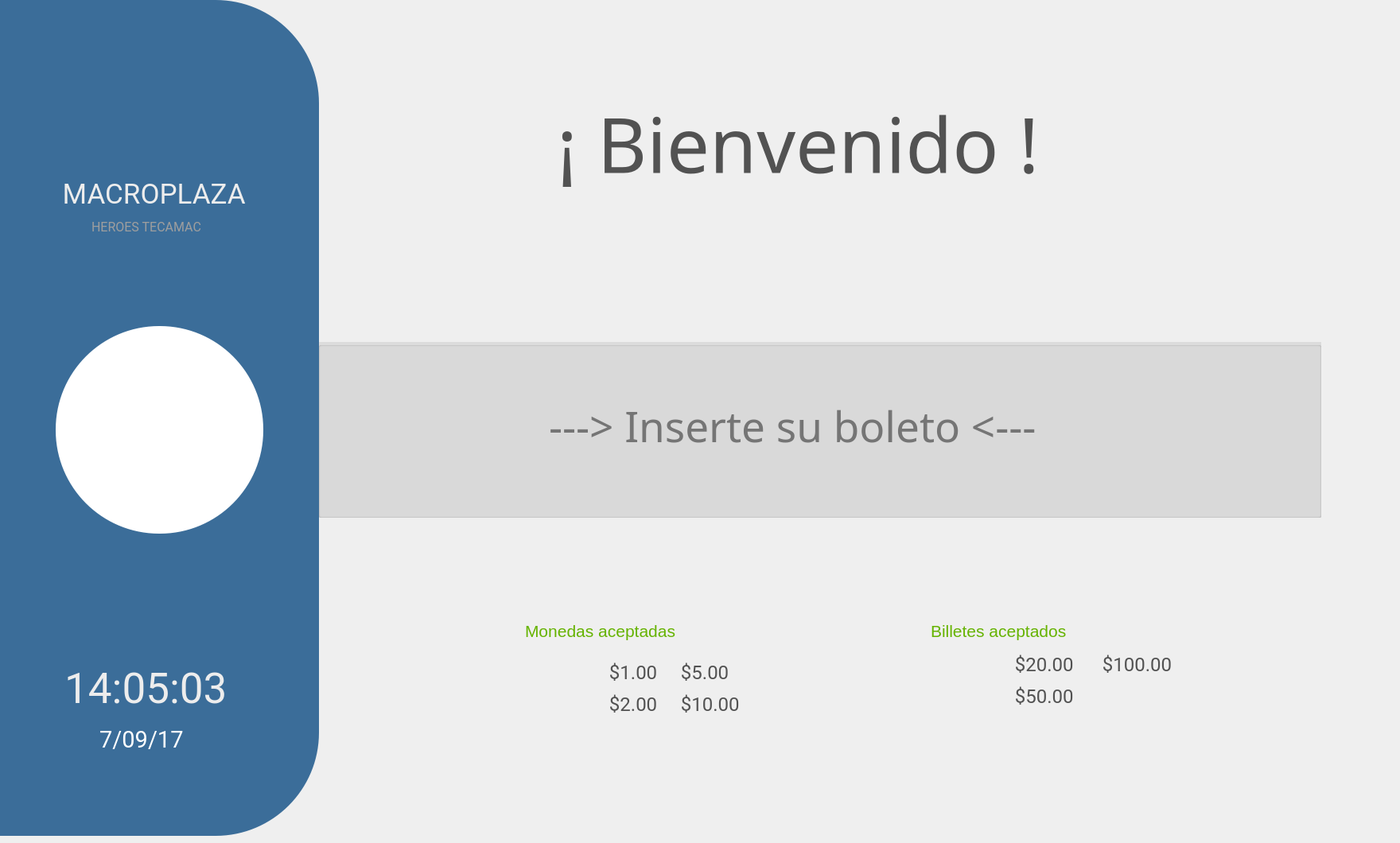
   <widget class="QWidget" name="page_5">
    <widget class="QLabel" name="label">
     <property name="geometry">
      <rect>
       <x>781</x>
       <y>570</y>
       <width>91</width>
       <height>81</height>
      </rect>
     </property>
     <property name="styleSheet">
      <string notr="true">background-color:transparent;</string>
     </property>
     <property name="text">
      <string/>
     </property>
     <property name="pixmap">
      <pixmap>../../../../../../../../../../../../../../../../../../../../../Downloads/image-2017-01-02.png</pixmap>
     </property>
    </widget>
    <widget class="QLabel" name="label_17">
     <property name="geometry">
      <rect>
       <x>700</x>
       <y>110</y>
       <width>1051</width>
       <height>141</height>
      </rect>
     </property>
     <property name="font">
      <font>
       <family>Sans</family>
       <pointsize>72</pointsize>
      </font>
     </property>
     <property name="styleSheet">
      <string notr="true">background-color:transparent;
color:rgb(101, 179, 0);
color:rgb(255, 255, 255);
color:rgb(82, 82, 82)</string>
     </property>
     <property name="text">
      <string>¡ Bienvenido !</string>
     </property>
    </widget>
    <widget class="QGroupBox" name="groupBox_130">
     <property name="geometry">
      <rect>
       <x>-130</x>
       <y>0</y>
       <width>531</width>
       <height>1051</height>
      </rect>
     </property>
     <property name="styleSheet">
      <string notr="true">
background-color:rgb(63, 109, 189);

background-color:rgb(59, 109, 153);
border-radius:130%;</string>
     </property>
     <property name="title">
      <string/>
     </property>
     <widget class="QGroupBox" name="groupBox_45">
      <property name="geometry">
       <rect>
        <x>140</x>
        <y>210</y>
        <width>361</width>
        <height>811</height>
       </rect>
      </property>
      <property name="styleSheet">
       <string notr="true">background-color: rgb(128, 128, 128);
background-color:rgb(99, 119, 163);
background-color:transparent;

border-radius:10%;</string>
      </property>
      <property name="title">
       <string/>
      </property>
      <widget class="QLabel" name="label_98">
       <property name="geometry">
        <rect>
         <x>-29</x>
         <y>-40</y>
         <width>251</width>
         <height>21</height>
        </rect>
       </property>
       <property name="font">
        <font>
         <family>Sans Serif</family>
         <pointsize>16</pointsize>
         <weight>75</weight>
         <italic>false</italic>
         <bold>true</bold>
        </font>
       </property>
       <property name="styleSheet">
        <string notr="true">background-color:transparent;
color:rgb(101, 179, 0)</string>
       </property>
       <property name="text">
        <string/>
       </property>
      </widget>
      <widget class="QWidget" name="layoutWidget_23">
       <property name="geometry">
        <rect>
         <x>50</x>
         <y>600</y>
         <width>248</width>
         <height>111</height>
        </rect>
       </property>
       <layout class="QGridLayout" name="gridLayout_12">
        <item row="0" column="2">
         <spacer name="horizontalSpacer_22">
          <property name="orientation">
           <enum>Qt::Horizontal</enum>
          </property>
          <property name="sizeHint" stdset="0">
           <size>
            <width>40</width>
            <height>20</height>
           </size>
          </property>
         </spacer>
        </item>
        <item row="0" column="3">
         <widget class="QLabel" name="label_22">
          <property name="styleSheet">
           <string notr="true">background-color:transparent;
</string>
          </property>
          <property name="text">
           <string/>
          </property>
         </widget>
        </item>
        <item row="0" column="0">
         <spacer name="horizontalSpacer_43">
          <property name="orientation">
           <enum>Qt::Horizontal</enum>
          </property>
          <property name="sizeHint" stdset="0">
           <size>
            <width>40</width>
            <height>20</height>
           </size>
          </property>
         </spacer>
        </item>
        <item row="0" column="1">
         <widget class="QLabel" name="ltime2">
          <property name="font">
           <font>
            <family>Roboto</family>
            <pointsize>40</pointsize>
            <weight>50</weight>
            <italic>false</italic>
            <bold>false</bold>
           </font>
          </property>
          <property name="styleSheet">
           <string notr="true">background-color:transparent;
color:rgb(237, 237, 237)</string>
          </property>
          <property name="text">
           <string> 14:05:03</string>
          </property>
         </widget>
        </item>
       </layout>
      </widget>
      <widget class="QWidget" name="layoutWidget_8">
       <property name="geometry">
        <rect>
         <x>60</x>
         <y>700</y>
         <width>221</width>
         <height>40</height>
        </rect>
       </property>
       <layout class="QGridLayout" name="gridLayout_21">
        <item row="0" column="2">
         <spacer name="horizontalSpacer_23">
          <property name="orientation">
           <enum>Qt::Horizontal</enum>
          </property>
          <property name="sizeHint" stdset="0">
           <size>
            <width>40</width>
            <height>20</height>
           </size>
          </property>
         </spacer>
        </item>
        <item row="0" column="3">
         <widget class="QLabel" name="label_23">
          <property name="styleSheet">
           <string notr="true">background-color:transparent;
</string>
          </property>
          <property name="text">
           <string/>
          </property>
         </widget>
        </item>
        <item row="0" column="1">
         <widget class="QLabel" name="ldate2">
          <property name="font">
           <font>
            <family>Roboto</family>
            <pointsize>22</pointsize>
            <weight>50</weight>
            <italic>false</italic>
            <bold>false</bold>
           </font>
          </property>
          <property name="styleSheet">
           <string notr="true">background-color:transparent;
color:rgb(255, 255, 255);</string>
          </property>
          <property name="text">
           <string> 7/09/17</string>
          </property>
         </widget>
        </item>
        <item row="0" column="0">
         <spacer name="horizontalSpacer_44">
          <property name="orientation">
           <enum>Qt::Horizontal</enum>
          </property>
          <property name="sizeHint" stdset="0">
           <size>
            <width>40</width>
            <height>20</height>
           </size>
          </property>
         </spacer>
        </item>
       </layout>
      </widget>
      <widget class="QWidget" name="layoutWidget_4">
       <property name="geometry">
        <rect>
         <x>10</x>
         <y>10</y>
         <width>351</width>
         <height>48</height>
        </rect>
       </property>
       <layout class="QGridLayout" name="gridLayout_28">
        <item row="0" column="3">
         <widget class="QLabel" name="label_34">
          <property name="text">
           <string/>
          </property>
         </widget>
        </item>
        <item row="0" column="1">
         <widget class="QLabel" name="nomPlaza_2">
          <property name="font">
           <font>
            <family>Roboto</family>
            <pointsize>26</pointsize>
            <weight>50</weight>
            <bold>false</bold>
           </font>
          </property>
          <property name="styleSheet">
           <string notr="true">background-color:transparent;
color:rgb(101, 179, 0);
color:rgb(237, 237, 237)</string>
          </property>
          <property name="text">
           <string> MACROPLAZA</string>
          </property>
         </widget>
        </item>
        <item row="0" column="2">
         <spacer name="horizontalSpacer_54">
          <property name="orientation">
           <enum>Qt::Horizontal</enum>
          </property>
          <property name="sizeHint" stdset="0">
           <size>
            <width>40</width>
            <height>20</height>
           </size>
          </property>
         </spacer>
        </item>
        <item row="0" column="0">
         <spacer name="horizontalSpacer_55">
          <property name="orientation">
           <enum>Qt::Horizontal</enum>
          </property>
          <property name="sizeHint" stdset="0">
           <size>
            <width>40</width>
            <height>20</height>
           </size>
          </property>
         </spacer>
        </item>
       </layout>
      </widget>
      <widget class="QWidget" name="layoutWidget_30">
       <property name="geometry">
        <rect>
         <x>10</x>
         <y>60</y>
         <width>341</width>
         <height>31</height>
        </rect>
       </property>
       <layout class="QGridLayout" name="gridLayout_29">
        <item row="0" column="1">
         <widget class="QLabel" name="nomLoc_2">
          <property name="font">
           <font>
            <family>Roboto</family>
            <pointsize>12</pointsize>
            <weight>50</weight>
            <italic>false</italic>
            <bold>false</bold>
           </font>
          </property>
          <property name="styleSheet">
           <string notr="true">background-color:transparent;
color:rgb(158, 158, 158)</string>
          </property>
          <property name="text">
           <string>HEROES TECAMAC</string>
          </property>
         </widget>
        </item>
        <item row="0" column="3">
         <widget class="QLabel" name="label_35">
          <property name="text">
           <string/>
          </property>
         </widget>
        </item>
        <item row="0" column="2">
         <spacer name="horizontalSpacer_56">
          <property name="orientation">
           <enum>Qt::Horizontal</enum>
          </property>
          <property name="sizeHint" stdset="0">
           <size>
            <width>40</width>
            <height>20</height>
           </size>
          </property>
         </spacer>
        </item>
        <item row="0" column="0">
         <spacer name="horizontalSpacer_57">
          <property name="orientation">
           <enum>Qt::Horizontal</enum>
          </property>
          <property name="sizeHint" stdset="0">
           <size>
            <width>40</width>
            <height>20</height>
           </size>
          </property>
         </spacer>
        </item>
       </layout>
      </widget>
      <widget class="QLabel" name="label_171">
       <property name="geometry">
        <rect>
         <x>60</x>
         <y>200</y>
         <width>261</width>
         <height>261</height>
        </rect>
       </property>
       <property name="font">
        <font>
         <family>Sans Serif</family>
         <pointsize>8</pointsize>
         <weight>75</weight>
         <bold>true</bold>
        </font>
       </property>
       <property name="styleSheet">
        <string notr="true">background-color: rgb(255, 255, 255);
border-radius:130%;</string>
       </property>
       <property name="lineWidth">
        <number>3</number>
       </property>
       <property name="text">
        <string/>
       </property>
       <property name="textFormat">
        <enum>Qt::PlainText</enum>
       </property>
       <property name="scaledContents">
        <bool>true</bool>
       </property>
      </widget>
      <zorder>label_171</zorder>
      <zorder>label_98</zorder>
      <zorder>layoutWidget_23</zorder>
      <zorder>layoutWidget_8</zorder>
      <zorder>layoutWidget_4</zorder>
      <zorder>layoutWidget_30</zorder>
     </widget>
     <widget class="QLabel" name="label_97">
      <property name="geometry">
       <rect>
        <x>260</x>
        <y>480</y>
        <width>151</width>
        <height>111</height>
       </rect>
      </property>
      <property name="font">
       <font>
        <family>Sans Serif</family>
        <pointsize>8</pointsize>
        <weight>75</weight>
        <bold>true</bold>
       </font>
      </property>
      <property name="styleSheet">
       <string notr="true">background-color:transparent;
color:white</string>
      </property>
      <property name="frameShape">
       <enum>QFrame::NoFrame</enum>
      </property>
      <property name="frameShadow">
       <enum>QFrame::Sunken</enum>
      </property>
      <property name="lineWidth">
       <number>3</number>
      </property>
      <property name="text">
       <string/>
      </property>
      <property name="textFormat">
       <enum>Qt::PlainText</enum>
      </property>
      <property name="pixmap">
       <pixmap>iconos/logoPTIP.jpg</pixmap>
      </property>
      <property name="scaledContents">
       <bool>true</bool>
      </property>
     </widget>
    </widget>
    <widget class="QGroupBox" name="gcobrar_2">
     <property name="geometry">
      <rect>
       <x>400</x>
       <y>430</y>
       <width>1261</width>
       <height>221</height>
      </rect>
     </property>
     <property name="styleSheet">
      <string notr="true">background-color: rgb(128, 128, 128);
background-color:rgb(220, 220, 220);
</string>
     </property>
     <property name="title">
      <string/>
     </property>
     <widget class="QLabel" name="label_81">
      <property name="geometry">
       <rect>
        <x>-29</x>
        <y>-40</y>
        <width>251</width>
        <height>21</height>
       </rect>
      </property>
      <property name="font">
       <font>
        <family>Sans Serif</family>
        <pointsize>16</pointsize>
        <weight>75</weight>
        <italic>false</italic>
        <bold>true</bold>
       </font>
      </property>
      <property name="styleSheet">
       <string notr="true">background-color:transparent;
color:rgb(101, 179, 0)</string>
      </property>
      <property name="text">
       <string/>
      </property>
     </widget>
     <widget class="QLabel" name="avisoInserta">
      <property name="geometry">
       <rect>
        <x>290</x>
        <y>50</y>
        <width>1061</width>
        <height>111</height>
       </rect>
      </property>
      <property name="font">
       <font>
        <family>Sans</family>
        <pointsize>40</pointsize>
       </font>
      </property>
      <property name="styleSheet">
       <string notr="true">background-color:transparent;
color:rgb(117, 117, 117)</string>
      </property>
      <property name="lineWidth">
       <number>3</number>
      </property>
      <property name="text">
       <string>---&gt; Inserte su boleto &lt;---</string>
      </property>
     </widget>
    </widget>
    <widget class="QLabel" name="nomPlaza_8">
     <property name="geometry">
      <rect>
       <x>1170</x>
       <y>770</y>
       <width>242</width>
       <height>46</height>
      </rect>
     </property>
     <property name="font">
      <font>
       <pointsize>16</pointsize>
      </font>
     </property>
     <property name="styleSheet">
      <string notr="true">background-color:transparent;
color:rgb(101, 179, 0)</string>
     </property>
     <property name="text">
      <string>Billetes aceptados</string>
     </property>
    </widget>
    <widget class="QLabel" name="label_177">
     <property name="geometry">
      <rect>
       <x>1270</x>
       <y>850</y>
       <width>111</width>
       <height>51</height>
      </rect>
     </property>
     <property name="font">
      <font>
       <family>Roboto</family>
       <pointsize>18</pointsize>
       <weight>50</weight>
       <italic>false</italic>
       <bold>false</bold>
      </font>
     </property>
     <property name="styleSheet">
      <string notr="true">background-color:transparent;
color:rgb(82, 82, 82)</string>
     </property>
     <property name="lineWidth">
      <number>3</number>
     </property>
     <property name="text">
      <string> $50.00 </string>
     </property>
    </widget>
    <widget class="QLabel" name="label_172">
     <property name="geometry">
      <rect>
       <x>1380</x>
       <y>810</y>
       <width>151</width>
       <height>51</height>
      </rect>
     </property>
     <property name="font">
      <font>
       <family>Roboto</family>
       <pointsize>18</pointsize>
       <weight>50</weight>
       <italic>false</italic>
       <bold>false</bold>
      </font>
     </property>
     <property name="styleSheet">
      <string notr="true">background-color:transparent;
color:rgb(82, 82, 82)</string>
     </property>
     <property name="lineWidth">
      <number>3</number>
     </property>
     <property name="text">
      <string> $100.00 </string>
     </property>
    </widget>
    <widget class="QLabel" name="label_175">
     <property name="geometry">
      <rect>
       <x>1270</x>
       <y>810</y>
       <width>111</width>
       <height>51</height>
      </rect>
     </property>
     <property name="font">
      <font>
       <family>Roboto</family>
       <pointsize>18</pointsize>
       <weight>50</weight>
       <italic>false</italic>
       <bold>false</bold>
      </font>
     </property>
     <property name="styleSheet">
      <string notr="true">background-color:transparent;
color:rgb(82, 82, 82)</string>
     </property>
     <property name="lineWidth">
      <number>3</number>
     </property>
     <property name="text">
      <string> $20.00 </string>
     </property>
    </widget>
    <widget class="QLabel" name="label_102">
     <property name="geometry">
      <rect>
       <x>1170</x>
       <y>810</y>
       <width>91</width>
       <height>101</height>
      </rect>
     </property>
     <property name="font">
      <font>
       <family>Sans Serif</family>
       <pointsize>8</pointsize>
       <weight>75</weight>
       <bold>true</bold>
      </font>
     </property>
     <property name="styleSheet">
      <string notr="true">background-color:transparent;
color:white</string>
     </property>
     <property name="frameShape">
      <enum>QFrame::NoFrame</enum>
     </property>
     <property name="frameShadow">
      <enum>QFrame::Sunken</enum>
     </property>
     <property name="lineWidth">
      <number>3</number>
     </property>
     <property name="text">
      <string/>
     </property>
     <property name="textFormat">
      <enum>Qt::PlainText</enum>
     </property>
     <property name="pixmap">
      <pixmap>iconos/dollar-paper-bills-stack.png</pixmap>
     </property>
     <property name="scaledContents">
      <bool>true</bool>
     </property>
    </widget>
    <widget class="QLabel" name="label_103">
     <property name="geometry">
      <rect>
       <x>660</x>
       <y>820</y>
       <width>91</width>
       <height>91</height>
      </rect>
     </property>
     <property name="font">
      <font>
       <family>Sans Serif</family>
       <pointsize>8</pointsize>
       <weight>75</weight>
       <bold>true</bold>
      </font>
     </property>
     <property name="styleSheet">
      <string notr="true">background-color:transparent;
color:white</string>
     </property>
     <property name="frameShape">
      <enum>QFrame::NoFrame</enum>
     </property>
     <property name="frameShadow">
      <enum>QFrame::Sunken</enum>
     </property>
     <property name="lineWidth">
      <number>3</number>
     </property>
     <property name="text">
      <string/>
     </property>
     <property name="textFormat">
      <enum>Qt::PlainText</enum>
     </property>
     <property name="pixmap">
      <pixmap>iconos/co2.png</pixmap>
     </property>
     <property name="scaledContents">
      <bool>true</bool>
     </property>
    </widget>
    <widget class="QLabel" name="label_174">
     <property name="geometry">
      <rect>
       <x>760</x>
       <y>820</y>
       <width>111</width>
       <height>51</height>
      </rect>
     </property>
     <property name="font">
      <font>
       <family>Roboto</family>
       <pointsize>18</pointsize>
       <weight>50</weight>
       <italic>false</italic>
       <bold>false</bold>
      </font>
     </property>
     <property name="styleSheet">
      <string notr="true">background-color:transparent;
color:rgb(82, 82, 82)</string>
     </property>
     <property name="lineWidth">
      <number>3</number>
     </property>
     <property name="text">
      <string> $1.00 </string>
     </property>
    </widget>
    <widget class="QLabel" name="label_176">
     <property name="geometry">
      <rect>
       <x>850</x>
       <y>820</y>
       <width>111</width>
       <height>51</height>
      </rect>
     </property>
     <property name="font">
      <font>
       <family>Roboto</family>
       <pointsize>18</pointsize>
       <weight>50</weight>
       <italic>false</italic>
       <bold>false</bold>
      </font>
     </property>
     <property name="styleSheet">
      <string notr="true">background-color:transparent;
color:rgb(82, 82, 82)</string>
     </property>
     <property name="lineWidth">
      <number>3</number>
     </property>
     <property name="text">
      <string> $5.00 </string>
     </property>
    </widget>
    <widget class="QLabel" name="label_173">
     <property name="geometry">
      <rect>
       <x>850</x>
       <y>860</y>
       <width>111</width>
       <height>51</height>
      </rect>
     </property>
     <property name="font">
      <font>
       <family>Roboto</family>
       <pointsize>18</pointsize>
       <weight>50</weight>
       <italic>false</italic>
       <bold>false</bold>
      </font>
     </property>
     <property name="styleSheet">
      <string notr="true">background-color:transparent;
color:rgb(82, 82, 82)</string>
     </property>
     <property name="lineWidth">
      <number>3</number>
     </property>
     <property name="text">
      <string> $10.00 </string>
     </property>
    </widget>
    <widget class="QLabel" name="label_164">
     <property name="geometry">
      <rect>
       <x>760</x>
       <y>860</y>
       <width>111</width>
       <height>51</height>
      </rect>
     </property>
     <property name="font">
      <font>
       <family>Roboto</family>
       <pointsize>18</pointsize>
       <weight>50</weight>
       <italic>false</italic>
       <bold>false</bold>
      </font>
     </property>
     <property name="styleSheet">
      <string notr="true">background-color:transparent;
color:rgb(82, 82, 82)</string>
     </property>
     <property name="lineWidth">
      <number>3</number>
     </property>
     <property name="text">
      <string> $2.00 </string>
     </property>
    </widget>
    <widget class="QLabel" name="nomPlaza_7">
     <property name="geometry">
      <rect>
       <x>660</x>
       <y>770</y>
       <width>242</width>
       <height>46</height>
      </rect>
     </property>
     <property name="font">
      <font>
       <pointsize>16</pointsize>
      </font>
     </property>
     <property name="styleSheet">
      <string notr="true">background-color:transparent;
color:rgb(101, 179, 0)</string>
     </property>
     <property name="text">
      <string>Monedas aceptadas</string>
     </property>
    </widget>
    <widget class="QPushButton" name="bcam">
     <property name="enabled">
      <bool>true</bool>
     </property>
     <property name="geometry">
      <rect>
       <x>-60</x>
       <y>-70</y>
       <width>71</width>
       <height>81</height>
      </rect>
     </property>
     <property name="font">
      <font>
       <family>Roboto Condensed</family>
       <pointsize>24</pointsize>
       <weight>50</weight>
       <italic>false</italic>
       <bold>false</bold>
       <underline>false</underline>
      </font>
     </property>
     <property name="styleSheet">
      <string notr="true">color:rgb(255, 255, 255);
color:rgb(255, 255, 255);
border-radius:20%</string>
     </property>
     <property name="text">
      <string/>
     </property>
     <property name="icon">
      <iconset>
       <normaloff>../../../../.designer/backup/iconos/nums.png</normaloff>../../../../.designer/backup/iconos/nums.png</iconset>
     </property>
     <property name="iconSize">
      <size>
       <width>72</width>
       <height>72</height>
      </size>
     </property>
    </widget>
    <widget class="QLabel" name="label_55">
     <property name="geometry">
      <rect>
       <x>0</x>
       <y>70</y>
       <width>131</width>
       <height>31</height>
      </rect>
     </property>
     <property name="font">
      <font>
       <family>Roboto</family>
       <pointsize>14</pointsize>
       <weight>50</weight>
       <italic>false</italic>
       <bold>false</bold>
      </font>
     </property>
     <property name="styleSheet">
      <string notr="true">background-color:transparent;
color:rgb(255, 255, 255);</string>
     </property>
     <property name="lineWidth">
      <number>3</number>
     </property>
     <property name="text">
      <string/>
     </property>
    </widget>
    <zorder>gcobrar_2</zorder>
    <zorder>label</zorder>
    <zorder>label_17</zorder>
    <zorder>groupBox_130</zorder>
    <zorder>nomPlaza_8</zorder>
    <zorder>label_177</zorder>
    <zorder>label_172</zorder>
    <zorder>label_175</zorder>
    <zorder>label_102</zorder>
    <zorder>label_103</zorder>
    <zorder>label_174</zorder>
    <zorder>label_176</zorder>
    <zorder>label_173</zorder>
    <zorder>label_164</zorder>
    <zorder>nomPlaza_7</zorder>
    <zorder>bcam</zorder>
    <zorder>label_55</zorder>
   </widget>
